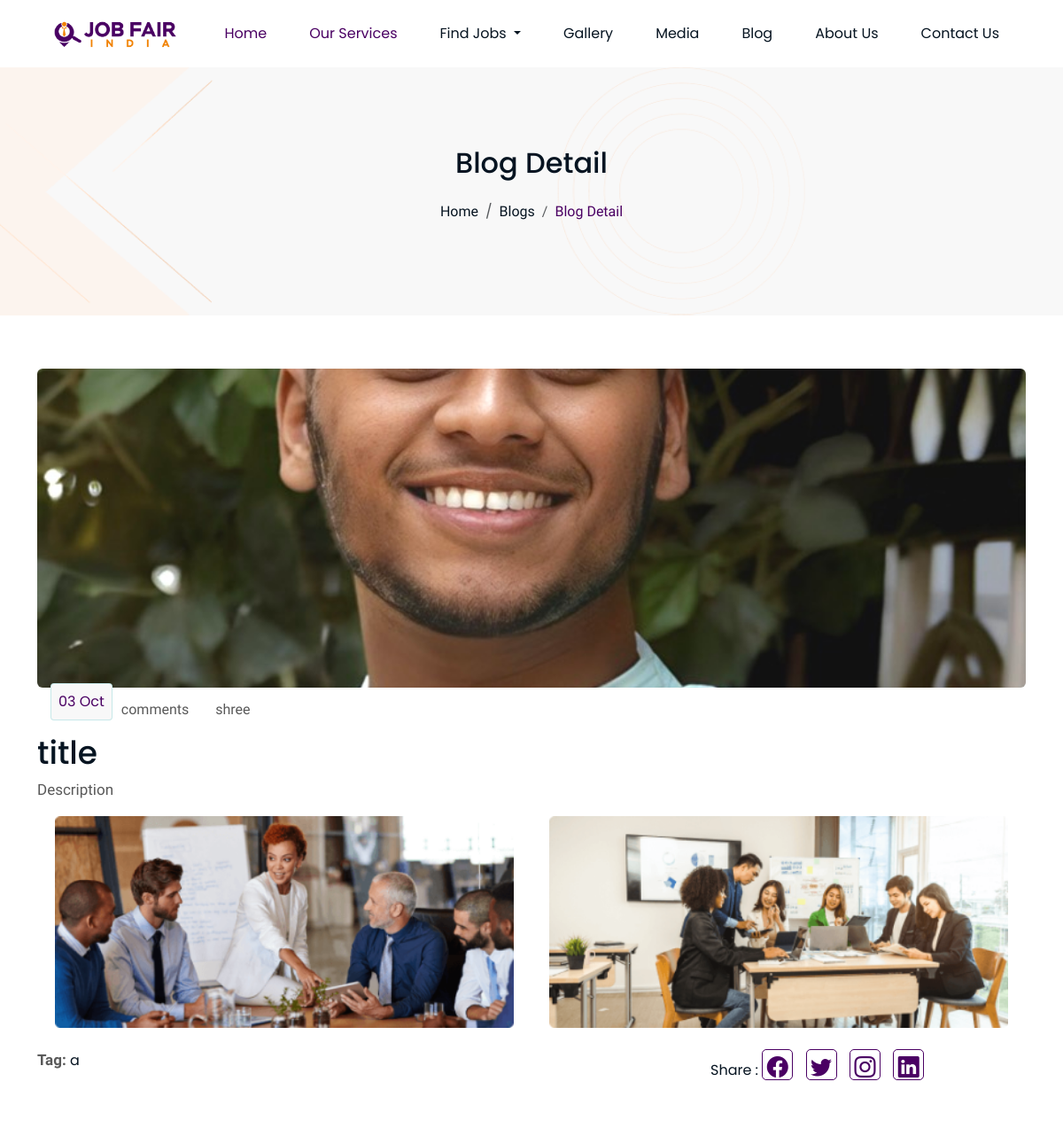
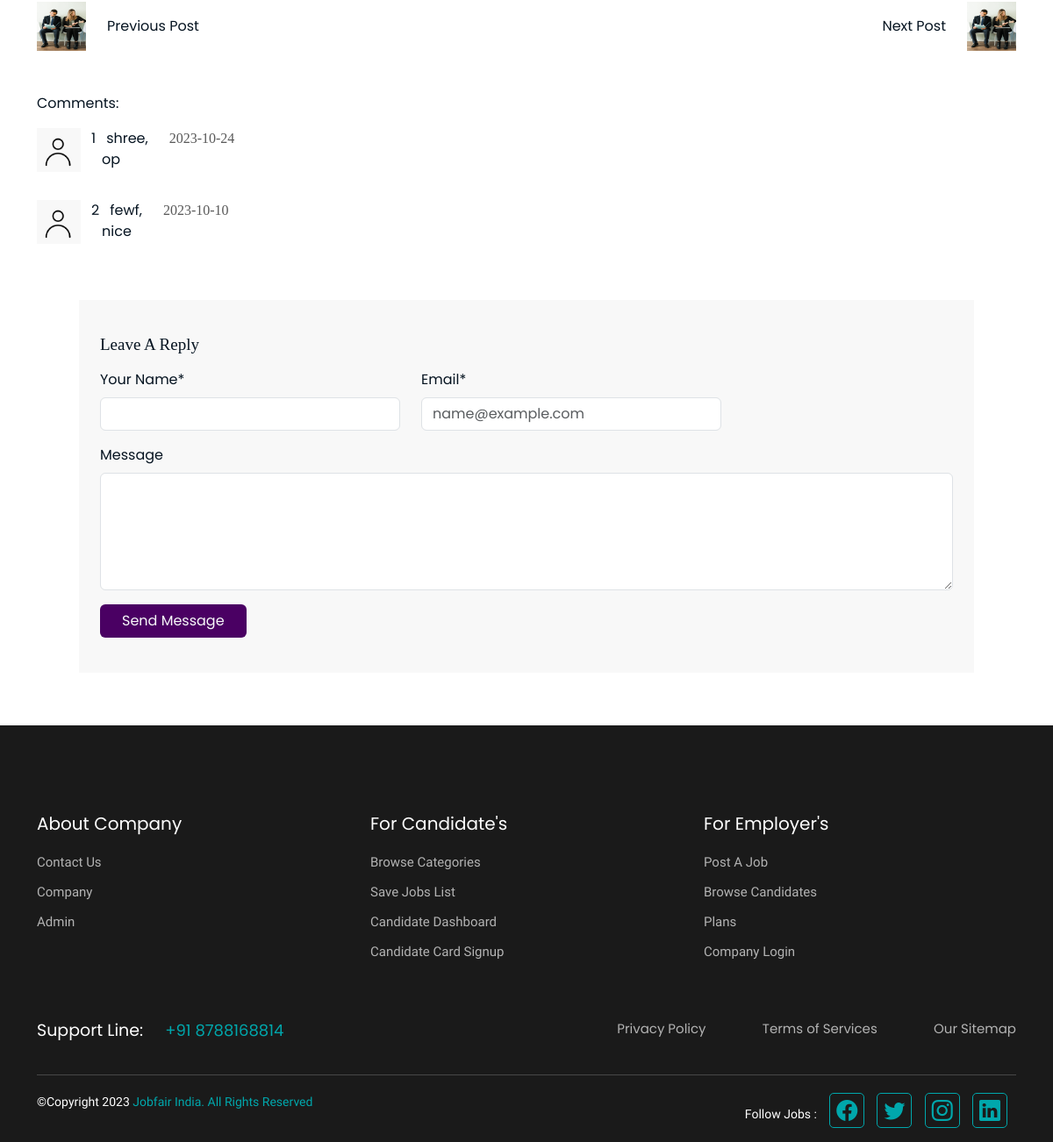
The page /blog-details.php?blog_id=1 (signed in) on the database its author committed (2 pictures, top to bottom).
### tables this page shows
CREATE TABLE `blogs` (
  `blog_id` int(50) NOT NULL,
  `blog_name` varchar(100) NOT NULL,
  `blog_title` varchar(100) NOT NULL,
  `blog_image` varchar(100) NOT NULL,
  `blog_description` varchar(250) NOT NULL,
  `blog_tags` varchar(100) NOT NULL,
  `other_image` varchar(100) DEFAULT NULL,
  `blog_date` date NOT NULL DEFAULT current_timestamp()
);

CREATE TABLE `comments` (
  `comment_id` int(100) NOT NULL,
  `blog_id` int(50) NOT NULL,
  `comment` varchar(200) NOT NULL,
  `comment_date` date NOT NULL DEFAULT current_timestamp(),
  `person_name` varchar(50) NOT NULL,
  `email` varchar(100) NOT NULL
);

### blog-details.php (the view, shortened to what this page needs)
<?php
require('connection.php');
$blog_id = $_GET['blog_id'];
$query = "SELECT * FROM blogs WHERE blog_id = $blog_id";
$result = mysqli_query($con, $query);
$blog = mysqli_fetch_assoc($result);
?>
<!DOCTYPE html>
<html lang="en">
<head>
  <link href="https://cdn.jsdelivr.net/npm/bootstrap@5.3.0/dist/css/bootstrap.min.css" rel="stylesheet">
  <link rel="stylesheet" href="https://cdn.jsdelivr.net/npm/bootstrap-icons@1.10.2/font/bootstrap-icons.css">
  <link rel="stylesheet" href="assets/css/custom.css">
  <link rel="stylesheet" href="assets/css/blog-detail.css">
</head>
<body>
  <?php include './navbar.php'; ?>
  <div class="breadcrumb-section">
    <div class="container">
      <h2 class="title">Blog Detail</h2>
      <nav aria-label="breadcrumb" class="text-center mt-3">
        <ol class="breadcrumb">
          <li class="breadcrumb-item"><a href="./">Home</a></li>
          <li class="breadcrumb-item"><a href="./blog.php">Blogs</a></li>
          <li class="breadcrumb-item active" aria-current="page">Blog Detail</li>
        </ol>
      </nav>
    </div>
  </div>
  <section class="paddingTB60 blog-detail">
    <div class="container ms-auto me-auto">
      <img src="admin/blog/.<?php echo $blog['other_image']; ?>" class="card-img-top" alt="Image">
      <div class="main-row">
        <br>
        <br>
        <br>
        <div class="date-square">
          <?php echo date('d M', strtotime($blog['blog_date'])); ?>
        </div>
        <div class="comment-count"> comments</div>
        <div class="user-name">
          <?php echo $blog['blog_name']; ?>
        </div>
      </div>
      <h1 class="blog-title">
        <?php echo $blog['blog_title']; ?>
      </h1>
      <p class="blog-text">
        <?php echo $blog['blog_description']; ?>
      </p>
      <div class="ms-auto me-auto row">
        <img src="./assets/images/home/blog_details_1.png" class="mx-2 col" alt="">
        <img src="./assets/images/home/blog_details_2.png" class="mx-2 col" alt="">
      </div>
      <div class="row my-4">
        <div class="col-md-8">
          <span class="tags fw-semibold blog-text">Tag:</span>
          <?php echo $blog['blog_tags']; ?>
        </div>
        <ul class="social-media-icons-share col-md-4 justify-content-end">
          <span> Share :</span>
          <li><a href="#"><i class="bi bi-facebook"></i></a></li>
          <li><a href="#"><i class="bi bi-twitter"></i></a></li>
          <li><a href="#"><i class="bi bi-instagram"></i></a></li>
          <li><a href="#"><i class="bi bi-linkedin"></i></a></li>
        </ul>
      </div>
      <div class="row my-lg-5">
        <div class="col">
          <div class="row">
            <div class="col-auto">
              <img src="./assets/images/home/img1.png" height="56px" width="56px" alt="">
            </div>
            <div class="col mt-lg-3"><a href="">Previous Post </a></div>
          </div>
        </div>
        <div class="col">
          <div class="row">
            <div class="col d-flex justify-content-end mt-lg-3"><a href=""> Next Post</a></div>
            <div class="col-auto">
              <img src="./assets/images/home/img1.png" height="56px" width="56px" alt="">
            </div>
          </div>
        </div>
      </div>
      <div class="row my-5 w-100">
        <div class="col-md-12">
          Comments:
        </div>
        <?php
        $query6 = "SELECT * FROM `comments` WHERE blog_id='$blog_id'  ORDER BY comment_date DESC";
        if ($result6 = mysqli_query($con, $query6)) {
          if (mysqli_num_rows($result6) > 0) {
            $count = 1;
            while ($row = mysqli_fetch_assoc($result6)) {
        ?>
              <div class="row my-3">
                <div class="col-auto">
                  <img src="./assets/images/home/profile2.png" height="50px" width="50px" alt="">
                </div>
                <div class="col">
                  <div class="row">
                    <?= $count++ ?>
                    <div class="col-auto"><?= $row['person_name'] ?>,</div>
                    <div class="col-auto" style="color: #595959; font-family: Exo ;"><?= $row['comment_date'] ?></div>
                  </div>
                  <div class="row">
                    <div class="col">
                      <?= $row['comment'] ?>
                    </div>
                  </div>
                </div>
              </div>
        <?php
            }
          } else {
            echo "No Comments.";
          }
        }
        ?>
      </div>
      <div class="form  mx-5 border-0  p-4" style=" background-color:#F8F8F8">
        <form action="" method="post">
          <h3 class="my-3" style="font-family: 'Exo'; font-style: normal;font-weight: 400;font-size: 19px;">
            Leave A Reply
          </h3>
          <div class="row">
            <div class="col-auto mb-3">
              <label for="name" class="form-label">Your Name*</label>
              <input type="text" class="form-control" name="name" id="name" required>
            </div>
            <div class="col-auto mb-3">
              <label for="email" class="form-label">Email*</label>
              <input type="email" class="form-control" name="email" required id="email" placeholder="name@example.com">
            </div>
          </div>
          <div class="mb-3">
            <label for="msg" class="form-label">Message</label>
            <textarea required class="form-control" id="msg" name="msg" rows="5"></textarea>
          </div>
          <div class="mb-3">
            <input type="submit" name="comment" class="btn text-light px-4" value="Send Message" style="background-color: var(--primary);">
          </div>
        </form>
      </div>
    </div>
  </section>
  <?php include './footer.php'; ?>
</body>
</html>

### assets/css/custom.css (style rules this page uses)
:root { --primary: #4a0063; }
a { text-decoration: none; }
body { font-size: 16px; font-family: "Poppins", sans-serif; font-weight: normal; color: rgb(6, 20, 33); color: rgba(6, 20, 33, 1); }
.paddingTB60 { padding-top: 60px; padding-bottom: 60px; }
.breadcrumb-section { background-image: url("../images/home/bg-cover.png"); }
.breadcrumb-section .container { height: 280px; display: flex; flex-direction: column; justify-content: center; align-items: center; }
.breadcrumb-section .breadcrumb-item a { font-family: "Work Sans", sans-serif; font-weight: 400; font-size: 16px; color: #061421; text-decoration: none; }
.breadcrumb-section .breadcrumb-item.active { font-family: "Work Sans", sans-serif; font-weight: 400; font-size: 16px; color: var(--primary); }

### assets/css/blog-detail.css (style rules this page uses)
.blog-detail .card-img-top { border-radius: 0.375rem; height: 360px; object-fit: cover; }
a { text-decoration: none; color: unset; }
.blog-detail .main-row { display: flex; align-items: flex-end; margin-top: -50px; padding: 15px; }
.blog-detail .main-row .date-square { border: 1px solid rgba(0, 167, 172, 0.20); background-color: #F8F8F8; color: var(--primary); padding: 8px; border-radius: 4px; margin-right: 10px; font-weight: 400; font-size: 16px; }
.blog-detail .main-row .comment-count { font-family: 'Work Sans', sans-serif; font-weight: 400; font-size: 16px; color: #595959; margin-right: 15px; }
.blog-detail .main-row .user-name { font-family: 'Work Sans', sans-serif; font-weight: 400; font-size: 16px; color: #595959; margin-left: 15px; }
.blog-detail .blog-title { color: #061421; font-size: 36px; }
.blog-detail .blog-text { color: #595959; font-size: 17px; font-family: 'Work Sans', sans-serif; }
.social-media-icons-share li { display: inline-block; margin-right: 10px; font-family: 'Work Sans', sans-serif; font-weight: 400; font-size: 15px; color: #061421; }
.social-media-icons-share a { display: inline-block; width: 35px; height: 35px; border: 1px solid var(--primary); border-radius: 5px; text-align: center; line-height: 40px; font-size: 24px; color: var(--primary); }

### rows shown on the page
blogs: other_image (picture), blog_date "03 Oct", blog_name "shree", blog_title "title", blog_description "Description", blog_tags "a"
comments: person_name "shree", comment_date "2023-10-24", comment "op"
comments: person_name "fewf", comment_date "2023-10-10", comment "nice"
